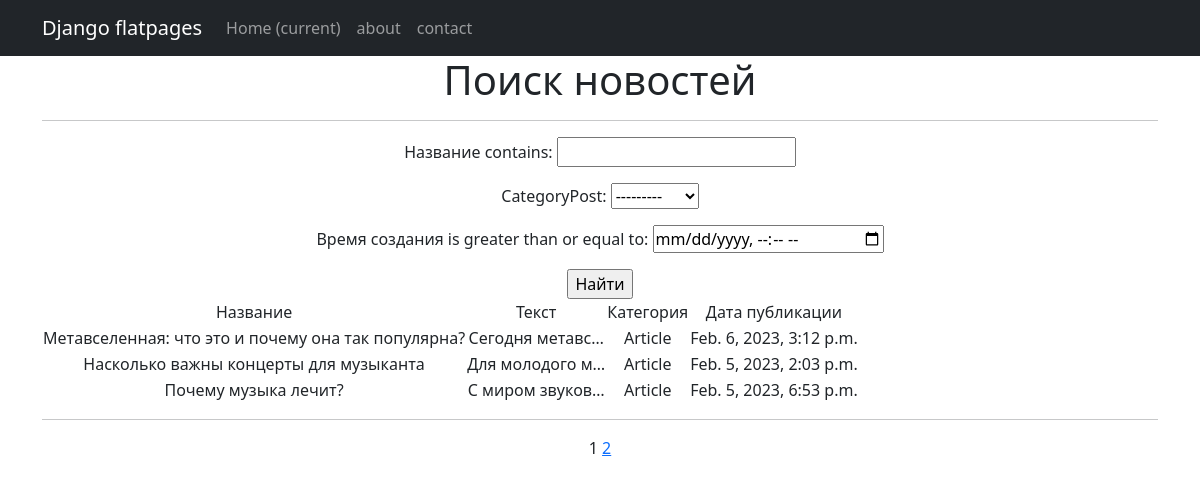
Page /posts/search/ on the earlier database version.
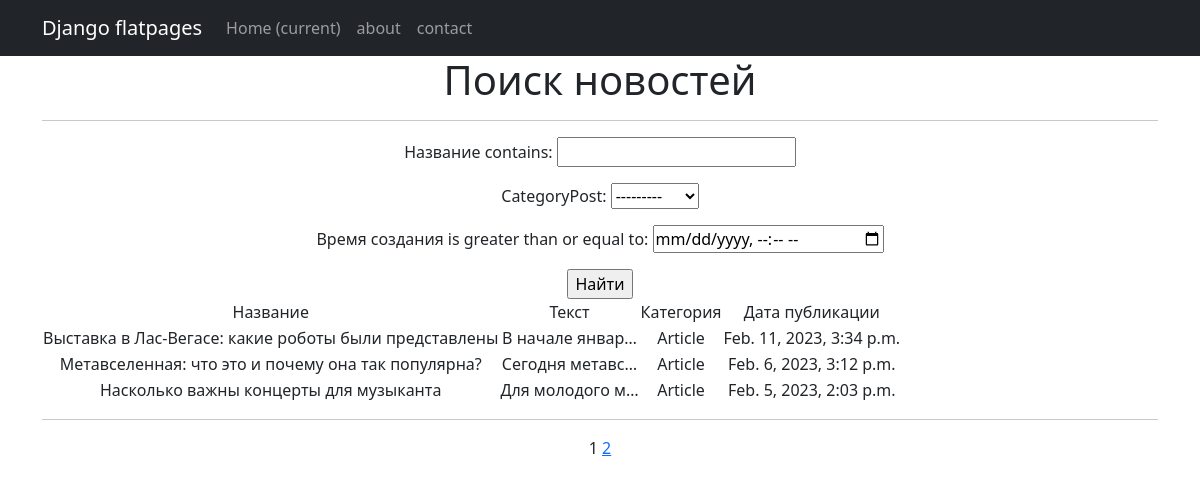
Same page on the later database version.
### newsapp/models.py (models this page shows, shortened)
class Post(models.Model):
    author = models.ForeignKey(Author, on_delete=models.CASCADE, verbose_name="Автор")
    title = models.CharField(max_length=255, verbose_name="Название")
    text = models.TextField(verbose_name="Текст статьи")
    NEWS = 'News'
    ARTICLE = 'Article'
    CATEGORY_CHOICES =(
        (NEWS, 'Новость'),
        (ARTICLE, 'Статья'),
    )
    categoryPost = models.CharField(max_length=100, choices=CATEGORY_CHOICES, default=ARTICLE)
    postCategory = models.ManyToManyField(Category, through='PostCategory', verbose_name="Категория")
    dateCreate = models.DateTimeField(auto_now_add=True, verbose_name="Время создания")
    photo = models.ImageField(upload_to="photo/", verbose_name="Фото")
    slug = models.SlugField(max_length=100)
    rating = models.SmallIntegerField(default=0)
    class Meta:
        verbose_name = 'Статья'
        verbose_name_plural = 'Статьи'
        ordering = ['dateCreate', 'title']

### newsapp/views.py (the view)
# urls.py: path('search/', PostSearch.as_view(), name='search'),
class PostSearch(ListView):
    model = Post
    ordering = ['title']
    template_name = 'search.html'
    context_object_name = 'posts'
    paginate_by = 3
    def get_queryset(self):
       queryset = super().get_queryset()
       self.filterset = PostFilter(self.request.GET, queryset)
       return self.filterset.qs
    def get_context_data(self, **kwargs):
        context = super().get_context_data(**kwargs)
        context['filterset'] = self.filterset
        context['time_now'] = datetime.utcnow()
        return context

### newsapp/templatetags/custom_filters.py (called while the page is built)
@register.filter(is_safe=True)
def censor(value):
    STOP_LIST = ['что', 'почему']
    if not isinstance(value, str):
        raise TypeError(f"Недопустимое значение '{type(value)}' Нужно ввести строковое значение")
    for word in value.split():
        if word.lower() in STOP_LIST:
            value = value.replace(word, f"{word[0]}{'*' * (len(word) - 1)}")
    return value

### newsapp/templatetags/custom_tags.py (called while the page is built)
@register.simple_tag(takes_context=True)
def url_replace(context, **kwargs):
   d = context['request'].GET.copy()
   for k, v in kwargs.items():
       d[k] = v
   return d.urlencode()

### templates/search.html (shortened to what this page needs)
{% extends 'flatpages/default.html' %}
{% load custom_filters %}
{% load custom_tags %}
{% block content %}
<h1> Поиск новостей </h1>
<hr>
   <form action="" method="get">
       {{ filterset.form.as_p }}
   <input type="submit" value="Найти" />
   </form>
   {% if posts %}
       <table>
           <tr>
               <td>Название</td>
               <td>Текст</td>
               <td>Категория</td>
               <td>Дата публикации </td>
           </tr>
           {% for post in posts %}
           <tr>
               <td>{{ post.title}}</td>
               <td>{{ post.text|censor|truncatechars:15 }}</td>
               <td>{{ post.categoryPost }}</td>
               <td>{{ post.dateCreate }}</td>
           </tr>
           {% endfor %}
       </table>
<hr>
   {% else %}
       <h2>Статей нет!</h2>
   {% endif %}
   {{ page_obj.number }}
   {% if page_obj.has_next %}
       <a href="?{% url_replace page=page_obj.next_page_number %}">{{ page_obj.next_page_number }}</a>
   {% endif %}
{% endblock content %}

Differences in the rows shown:
no longer on this page (row unchanged): Post: title "Почему музыка лечит?", text|censor "С миром звуков…", categoryPost "Article", dateCreate "Feb. 5, 2023, 6:53 p.m."
added Post: title "Выставка в Лас-Вегасе: какие роботы были представлены", text|censor "В начале январ…", categoryPost "Article", dateCreate "Feb. 11, 2023, 3:34 p.m."
